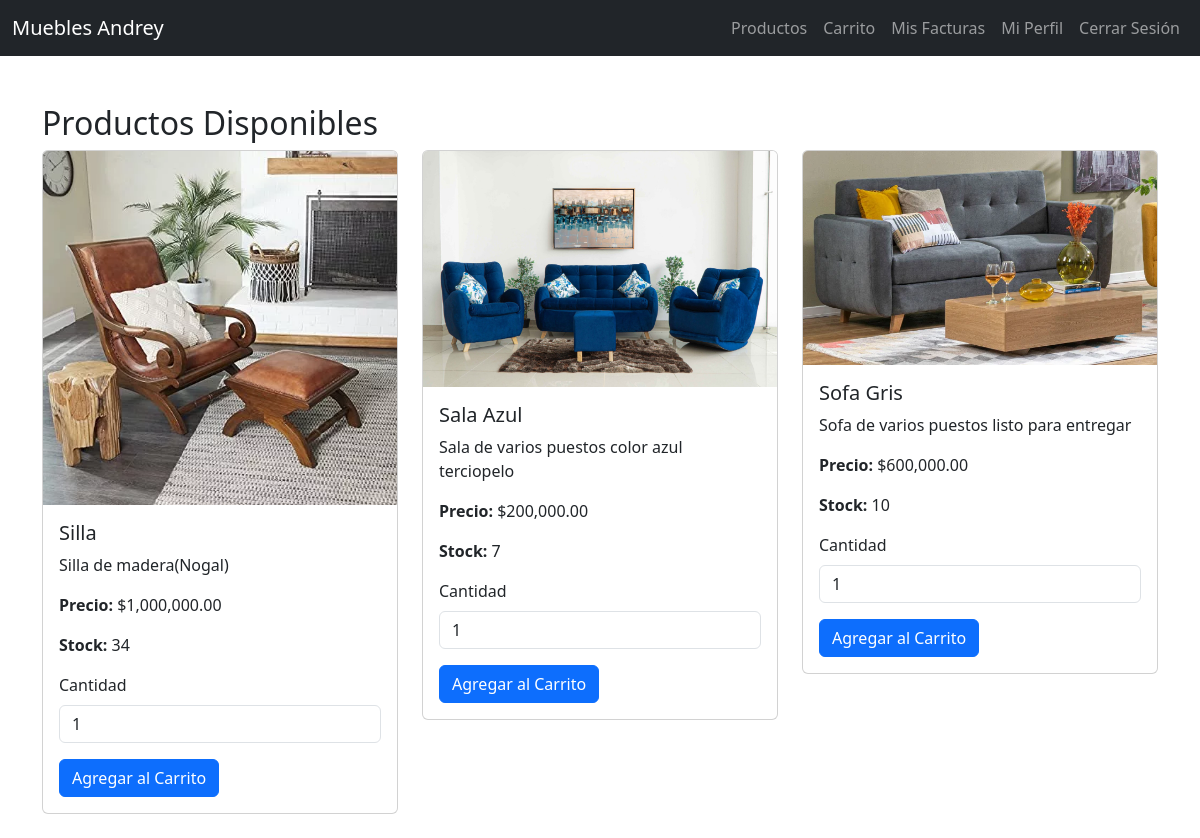
Page /dashboard.php (signed in) on the committed database.
### tables this page shows
CREATE TABLE `productos` (
  `id` int(11) NOT NULL,
  `nombre` varchar(100) NOT NULL,
  `descripcion` text DEFAULT NULL,
  `precio` decimal(10,2) DEFAULT NULL,
  `stock` int(11) DEFAULT NULL,
  `imagen` varchar(255) DEFAULT NULL,
  `proveedor_id` int(11) DEFAULT NULL,
  `creado_en` timestamp NOT NULL DEFAULT current_timestamp()
);

### dashboard.php (the view, shortened to what this page needs)
<?php
require_once 'config/database.php';
$stmt = $pdo->prepare("SELECT * FROM productos WHERE stock > 0");
$stmt->execute();
$productos = $stmt->fetchAll();
?>
<?php include('includes/header.php'); ?>
<?php include('includes/navbar.php'); ?>
<div class="container mt-5">
    <h2>Productos Disponibles</h2>
    <div class="row">
        <?php foreach ($productos as $producto): ?>
            <div class="col-md-4">
                <div class="card mb-4">
                    <?php if (!empty($producto['imagen'])): ?>
                        <img src="../uploads/<?php echo htmlspecialchars($producto['imagen']); ?>" class="card-img-top" alt="<?php echo htmlspecialchars($producto['nombre']); ?>">
                    <?php else: ?>
                        <img src="../uploads/default.png" class="card-img-top" alt="Sin imagen disponible">
                    <?php endif; ?>
                    <div class="card-body">
                        <h5 class="card-title"><?php echo htmlspecialchars($producto['nombre']); ?></h5>
                        <p class="card-text"><?php echo htmlspecialchars($producto['descripcion']); ?></p>
                        <p class="card-text"><strong>Precio:</strong> $<?php echo number_format($producto['precio'], 2); ?></p>
                        <p class="card-text"><strong>Stock:</strong> <?php echo htmlspecialchars($producto['stock']); ?></p>
                        <form method="post" action="carrito/agregar.php">
                            <div class="mb-3">
                                <label for="cantidad_<?php echo $producto['id']; ?>" class="form-label">Cantidad</label>
                                <input type="number" class="form-control" id="cantidad_<?php echo $producto['id']; ?>" name="cantidad" value="1" min="1" max="<?php echo $producto['stock']; ?>" required>
                            </div>
                            <button type="submit" class="btn btn-primary">Agregar al Carrito</button>
                        </form>
                    </div>
                </div>
            </div>
        <?php endforeach; ?>
    </div>
</div>
<?php include('includes/footer.php'); ?>

### includes/header.php (shortened to what this page needs)
<!DOCTYPE html>
<html lang="es">
<head>
    <link href="https://cdn.jsdelivr.net/npm/bootstrap@5.3.0/dist/css/bootstrap.min.css" rel="stylesheet">
</head>
<body>

### includes/navbar.php (shortened to what this page needs)
<nav class="navbar navbar-expand-lg navbar-dark bg-dark">
    <div class="container-fluid">
        <a class="navbar-brand" href="/Project_Wood/dashboard.php">Muebles Andrey</a>
        <div class="collapse navbar-collapse" id="navbarNav">
            <ul class="navbar-nav ms-auto">
                <?php if (isset($_SESSION['usuario_id'])): ?>
                    <li class="nav-item">
                        <a class="nav-link" href="/Project_Wood/productos/index.php">Productos</a>
                    </li>
                    <li class="nav-item">
                        <a class="nav-link" href="/Project_Wood/carrito/index.php">Carrito</a>
                    </li>
                    <li class="nav-item">
                        <a class="nav-link" href="/Project_Wood/facturas/index.php">Mis Facturas</a>
                    </li>
                    <li class="nav-item">
                        <a class="nav-link" href="/Project_Wood/perfil/index.php">Mi Perfil</a>
                    </li>
                    <li class="nav-item">
                        <a class="nav-link" href="/Project_Wood/auth/logout.php">Cerrar Sesión</a>
                    </li>
                <?php endif; ?>
            </ul>
        </div>
    </div>
</nav>

### includes/footer.php (shortened to what this page needs)
</body>
</html>

### rows in the picture
productos: imagen (picture), nombre "Silla", descripcion "Silla de madera(Nogal)", precio "1,000,000.00", stock "34"
productos: imagen (picture), nombre "Sala Azul", descripcion "Sala de varios puestos color azul terciopelo", precio "200,000.00", stock "7"
productos: imagen (picture), nombre "Sofa Gris", descripcion "Sofa de varios puestos listo para entregar", precio "600,000.00", stock "10"
